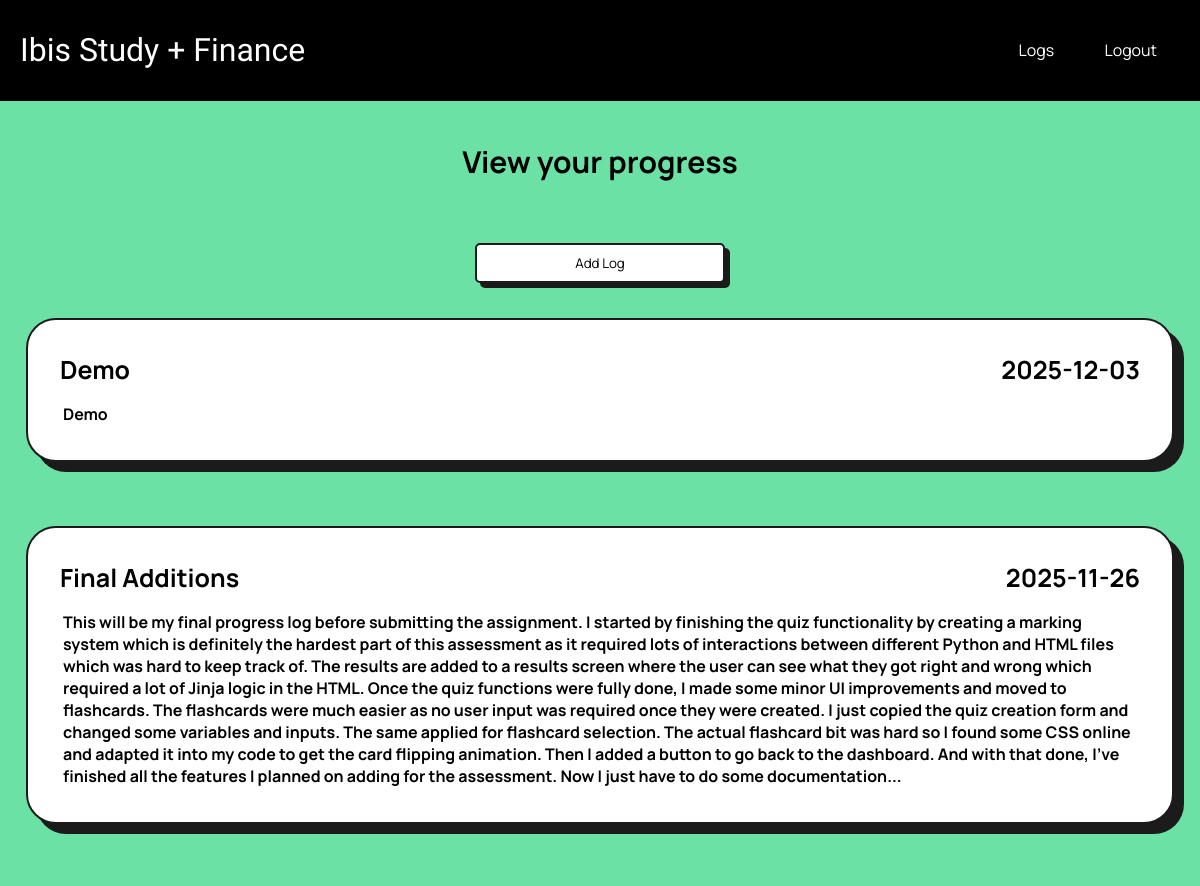
The page /view_log (signed in, upper part) on the database as committed earlier.
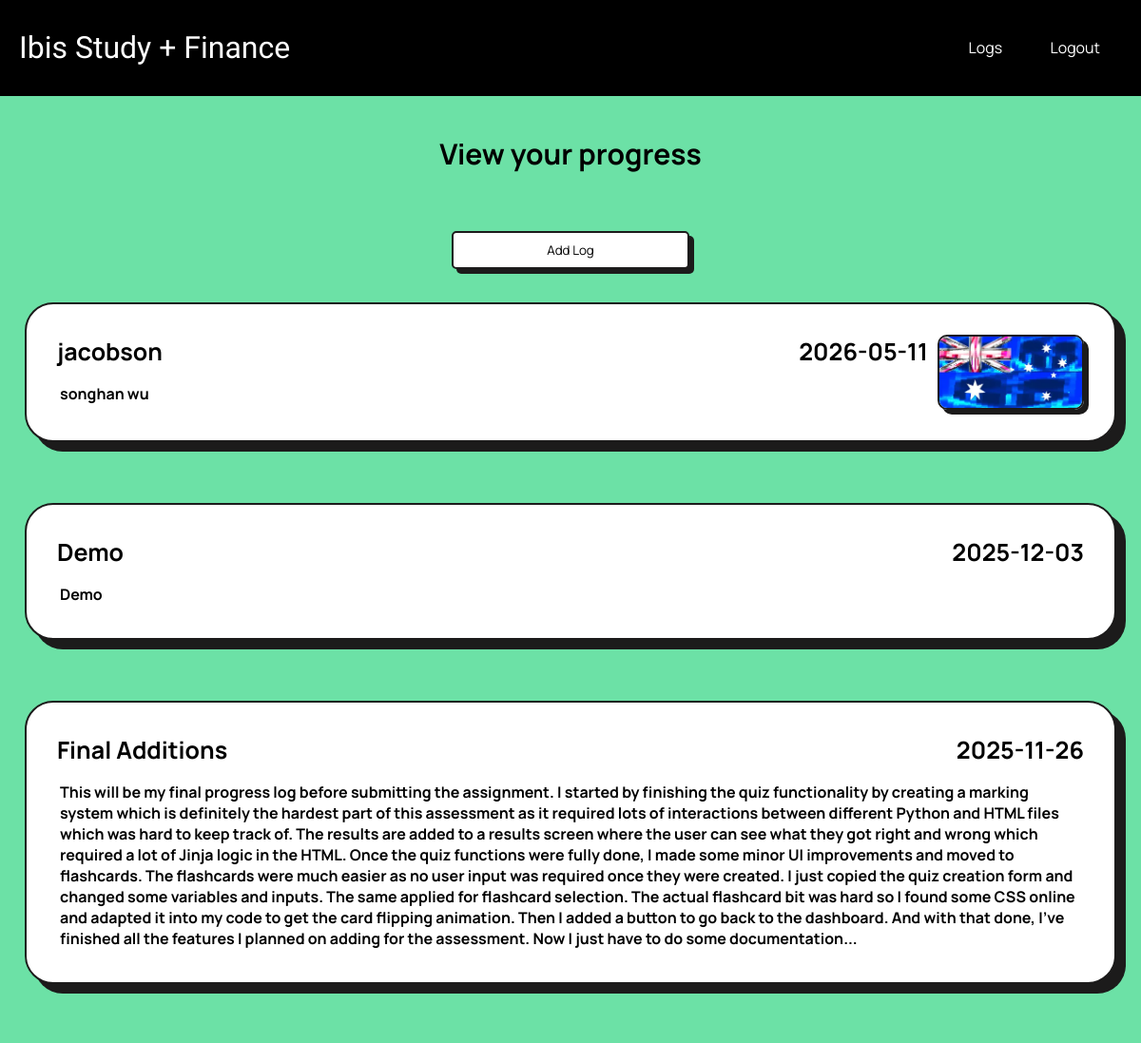
The same page on the database as committed later.
### tables this page shows
CREATE TABLE ProgressLogs(
    -- id, user_id, date, title, details, image_path nullable
    id INTEGER PRIMARY KEY AUTOINCREMENT,
    user_id INTEGER NOT NULL,
    date TEXT NOT NULL,
    title TEXT NOT NULL,
    details TEXT NOT NULL,
    image_path TEXT

);

### app.py (the view)
@app.route('/view_log', methods=['GET'])
@login_required
def view_log():
    try:
        with get_db_connection() as conn:
            cursor = conn.cursor()
            cursor.execute(
                """
                SELECT date, title, details, image_path
                FROM ProgressLogs
                WHERE user_id = ?
                ORDER BY date DESC
                """,
                (current_user.id,)
            )
            posts = cursor.fetchall()
        return render_template('viewLogs.html', posts=posts, username=current_user.username)
    except Exception as e:
        flash(f'Error loading your progress logs: {e}', 'error')
        return redirect(url_for('dashboard'))

### app.py (called while the page is built)
@login_manager.user_loader
def load_user(user_id):
    try:
        with get_db_connection() as conn:
            cursor = conn.cursor()
            cursor.execute(
                'SELECT id, username FROM Users WHERE id = ?',
                (user_id,)
            )
            user = cursor.fetchone()
        if user:
            return User(id=user['id'], username=user['username'])
        return None
    except Exception as e:
        print(f"Error loading user {user_id}: {e}")  # Replace with proper logging later
        return None

@contextmanager
def get_db_connection():
    conn = sqlite3.connect('database.db')
    conn.row_factory = sqlite3.Row
    try: # waits for the connection to finish, keeping it open until it is done so it can be closed
        yield conn
    finally:
        conn.close()

### templates/viewLogs.html (shortened to what this page needs)
{% extends 'base.html' %}
{% block content %}
        <h4>View your progress</h4> <br>
        <div style="display: flex; justify-content: center">
            <a href="{{ url_for('add_progress') }}" style="align-content: center">
                <button style="width: 250px; ">Add Log</button>
            </a>
        </div>
        {% if posts %}
            <div class="logGrid">
                {% for post in posts %}
                    <div class="log">
                        <div class="logText">
                            <div class="logHeader">
                                <h3>{{ post.title }}</h3>
                                <h3>{{ post.date }}</h3>
                            </div>
                            <p>{{ post.details }}</p>
                        </div>
                        {% if post.image_path %}
                            <img class="logImage"
                                 src="{{ url_for('static', filename=post.image_path) }}"
                                 alt="Progress image for {{ post.title }}">
                        {% endif %}
                    </div>
                {% endfor %}
            </div>
        {% else %}
            <p>No progress entries found</p>
        {% endif %}
{% endblock %}

### templates/base.html (shortened to what this page needs)
<!DOCTYPE html>
<html lang="en">
<head>
    <link rel="stylesheet" href="{{ url_for('static', filename='styles.css') }}">
</head>
<body>
    <header>
        <h1>{% block heading %}Ibis Study + Finance{% endblock %}</h1>
        <nav>
            {% if not current_user.is_authenticated %}
                <a href="{{ url_for('login') }}">Login</a>
                <a href="{{ url_for('register') }}">Register</a>
            {% else %}
                <a href="{{ url_for('view_log') }}">Logs</a>
                <a href="{{ url_for('logout') }}">Logout</a>
            {% endif %}
        </nav>
    </header>
    <content>
        {% block content %}
        {% endblock %}
    </content>
</body>
</html>

### static/styles.css (style rules this page uses)
body { font-family: Arial, sans-serif; margin: 0; padding: 0; background-color: #6ce1a6; color:black; }
header { background-color: black; padding: 10px 20px; align-items: center; display: flex; justify-content: space-between; }
nav a { color: white; text-decoration: none; margin: 0 15px; text-align: right; transition: all ease 500ms; font-family: 'Manrope', sans-serif; padding: 0.5em; border-radius: 7px; }
h1 { text-align: left; font-family: 'Climate Crisis', sans-serif; font-weight: normal; color: white; }
h3 { font-family: 'Manrope', sans-serif; font-weight: bolder; color: black; font-size: 25px; margin: 0; padding: 0; }
h4 { font-family: 'Manrope', sans-serif; font-weight: bolder; color: black; font-size: 30px; align-items: center; text-align: center; }
p { font-family: 'Manrope', sans-serif; font-weight: bold; margin: 3px; }
button { border: 2px solid #1c1b1b; box-shadow: 5px 5px #1c1b1b; border-radius: 5px; background-color: white; font-family: 'Manrope', sans-serif; transition: background-color 500ms ease-in-out, font-weight 500ms ease-in-out, letter-spacing 500ms ease-in-out, transform 100ms ease, box-shadow 100ms ease; ; width: calc(100% - 20rem); max-width: 50rem; margin: 0.2rem auto; height: 3em }
.logGrid { display: flex; flex-direction: column; justify-content: center; }
.log { align-self: center; justify-content: space-between; display: flex; flex-direction: row; flex-wrap: wrap; gap: 10px; padding: 2em; margin: 2em auto; border-radius: 30px; background-color: white; min-height: 4vh; width: 90vw; border: 2px solid #1c1b1b; box-shadow: 10px 10px #1c1b1b; }
.logText { flex: 1; min-width: 250px; }
.logHeader { display: flex; justify-content: space-between; gap: 1em; flex-wrap: wrap; margin-bottom: 1em; }
.logImage { width: 150px; max-width: 100%; height: auto; object-fit: cover; border: 2px solid #1c1b1b; box-shadow: 5px 5px #1c1b1b; border-radius: 10px; }

Rows that differ between the two databases and show on the page:
added ProgressLogs: title "jacobson", date "2026-05-11", details "songhan wu", image_path (picture)
